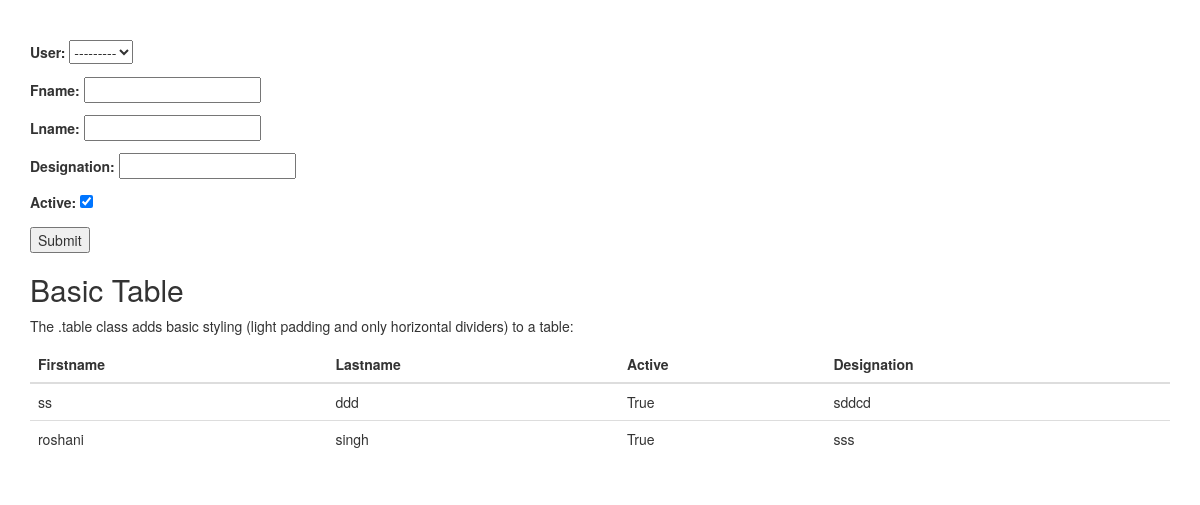
The page /demo/emp on the database as committed earlier.
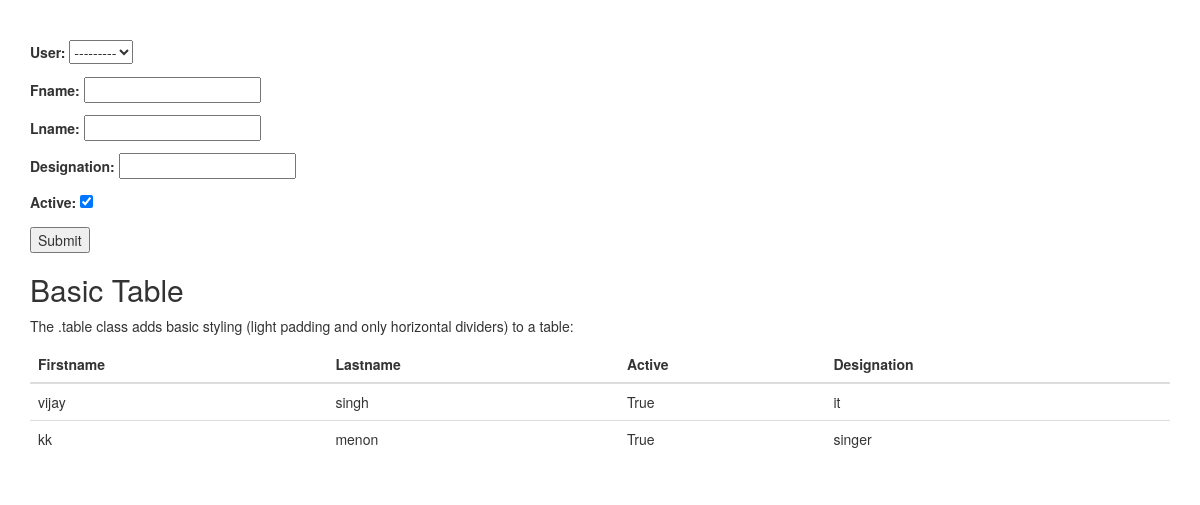
The same page on the database as committed later.
### demoapp/models.py (models this page shows, shortened)
class Employeedetails(models.Model):
    user = models.ForeignKey(User,unique=True,on_delete=models.CASCADE)
    fname = models.CharField(max_length=50,null=True,blank=True)
    lname = models.CharField(max_length=50,null=True,blank=True)
    designation = models.CharField(max_length=50,null=True,blank=True)
    active = models.BooleanField(default=True)
    joined_on = models.DateField(auto_now=True)
    update_on = models.DateField(auto_now_add=True,null=True,blank=True)

### demoapp/views.py (the view, shortened to what this page needs)
class EmployeeDeatils(TemplateView):
    def get(self,request):
        print(request,'=============req')
        form = EmployeedetailsForm()
        query_obj = Employeedetails.objects.values() #
        print(query_obj,'=========query_obj')
        return render(request,'demoapp.html',{'query_obj':query_obj,"form":form})

### demoapp/forms.py
class EmployeedetailsForm(forms.ModelForm):
    class Meta:
        model = Employeedetails
        fields = ("user","fname","lname","designation","active")

### templates/demoapp.html (shortened to what this page needs)
<!DOCTYPE html>
<html lang="en">
<head>
  <link rel="stylesheet" href="https://maxcdn.bootstrapcdn.com/bootstrap/3.4.1/css/bootstrap.min.css">
</head>
<body>
  <br><br>
  {% if form %}
  <div class="container">
  <form method="POST">
    {{ form.as_p}}
    <button type="submit">Submit</button>
  </form>
</div>
{% endif %}
<div class="container">
  <h2>Basic Table</h2>
  <p>The .table class adds basic styling (light padding and only horizontal dividers) to a table:</p>
  <table class="table">
    <thead>
      <tr>
        <th>Firstname</th>
        <th>Lastname</th>
        <th>Active</th>
        <th>Designation</th>
      </tr>
    </thead>
    <tbody>
        {% for emp in query_obj %}
      <tr>
        <td>{{emp.fname}}</td>
        <td>{{emp.lname}}</td>
        <td>{{emp.active}}</td>
        <td>{{ emp.designation}}</td>
      </tr>
      {% endfor %}
    </tbody>
  </table>
</div>
</body>
</html>

Rows that differ between the two databases and show on the page:
removed Employeedetails: fname "ss", lname "ddd", active "True", designation "sddcd"
removed Employeedetails: fname "roshani", lname "singh", active "True", designation "sss"
added Employeedetails: fname "vijay", lname "singh", active "True", designation "it"
added Employeedetails: fname "kk", lname "menon", active "True", designation "singer"
